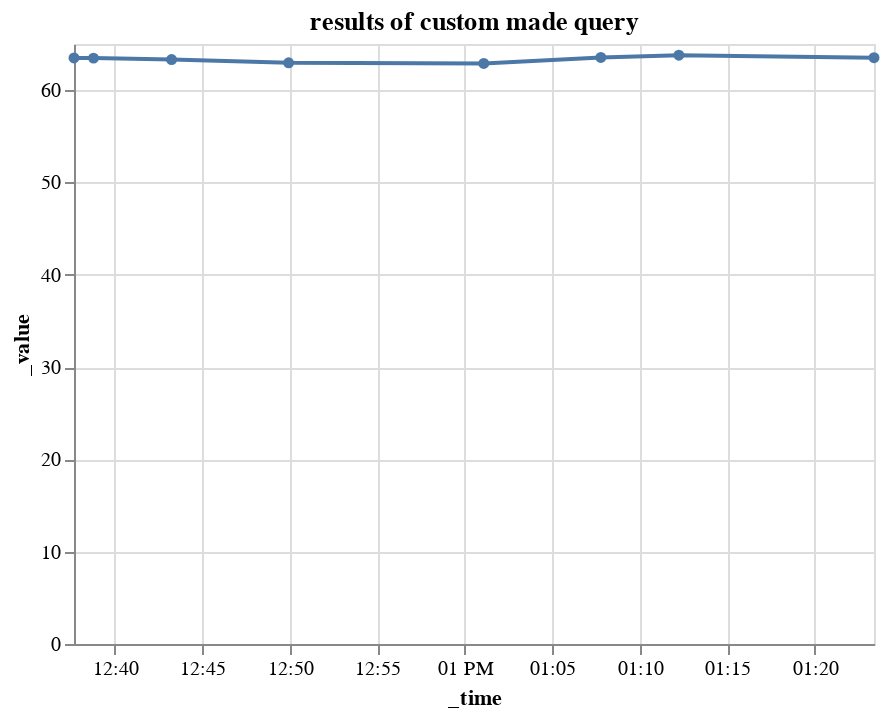

Notebook source saved alongside this figure:
### Markdown cell above
## Visualisation
Using altair

### Code cell
### plot data from build query
alt.Chart(build_result).mark_line(point=True).encode(
    x=alt.X('_time'),
    y=alt.Y('_value'),
    tooltip=['_time','_value']
).properties(title="results of custom made query")

### Figure 1 — Vega-Lite specification as saved in the notebook (floating-point values rounded to 4 significant figures)
{"config": {"view": {"continuousWidth": 400, "continuousHeight": 300}}, "data": {"name": "data-35866c3ddccc1ca625d761d90c1ddd2d"}, "mark": {"type": "line", "point": true}, "encoding": {"tooltip": [{"field": "_time", "type": "temporal"}, {"field": "_value", "type": "quantitative"}], "x": {"field": "_time", "type": "temporal"}, "y": {"field": "_value", "type": "quantitative"}}, "title": "results of custom made query", "$schema": "https://vega.github.io/schema/vega-lite/v4.17.0.json", "datasets": {"data-35866c3ddccc1ca625d761d90c1ddd2d": [{"result": "mean", "table": 0, "_start": "2023-10-01T12:30:00+00:00", "_stop": "2023-10-01T13:30:00+00:00", "_time": "2023-10-01T12:37:39.656581+00:00", "_value": 63.49, "_field": "humidity", "_measurement": "data", "location": "lab_gladd1_env", "sensor": "SHT85", "unit_id": "2"}, {"result": "mean", "table": 0, "_start": "2023-10-01T12:30:00+00:00", "_stop": "2023-10-01T13:30:00+00:00", "_time": "2023-10-01T12:38:46.569353+00:00", "_value": 63.47, "_field": "humidity", "_measurement": "data", "location": "lab_gladd1_env", "sensor": "SHT85", "unit_id": "2"}, {"result": "mean", "table": 0, "_start": "2023-10-01T12:30:00+00:00", "_stop": "2023-10-01T13:30:00+00:00", "_time": "2023-10-01T12:43:14.168789+00:00", "_value": 63.32, "_field": "humidity", "_measurement": "data", "location": "lab_gladd1_env", "sensor": "SHT85", "unit_id": "2"}, {"result": "mean", "table": 0, "_start": "2023-10-01T12:30:00+00:00", "_stop": "2023-10-01T13:30:00+00:00", "_time": "2023-10-01T12:49:55.526468+00:00", "_value": 62.96, "_field": "humidity", "_measurement": "data", "location": "lab_gladd1_env", "sensor": "SHT85", "unit_id": "2"}, {"result": "mean", "table": 0, "_start": "2023-10-01T12:30:00+00:00", "_stop": "2023-10-01T13:30:00+00:00", "_time": "2023-10-01T13:01:04.451779+00:00", "_value": 62.89, "_field": "humidity", "_measurement": "data", "location": "lab_gladd1_env", "sensor": "SHT85", "unit_id": "2"}, {"result": "mean", "table": 0, "_start": "2023-10-01T12:30:00+00:00", "_stop": "2023-10-01T13:30:00+00:00", "_time": "2023-10-01T13:07:45.810726+00:00", "_value": 63.54, "_field": "humidity", "_measurement": "data", "location": "lab_gladd1_env", "sensor": "SHT85", "unit_id": "2"}, {"result": "mean", "table": 0, "_start": "2023-10-01T12:30:00+00:00", "_stop": "2023-10-01T13:30:00+00:00", "_time": "2023-10-01T13:12:13.376569+00:00", "_value": 63.79, "_field": "humidity", "_measurement": "data", "location": "lab_gladd1_env", "sensor": "SHT85", "unit_id": "2"}, {"result": "mean", "table": 0, "_start": "2023-10-01T12:30:00+00:00", "_stop": "2023-10-01T13:30:00+00:00", "_time": "2023-10-01T13:23:22.342318+00:00", "_value": 63.52, "_field": "humidity", "_measurement": "data", "location": "lab_gladd1_env", "sensor": "SHT85", "unit_id": "2"}]}}
